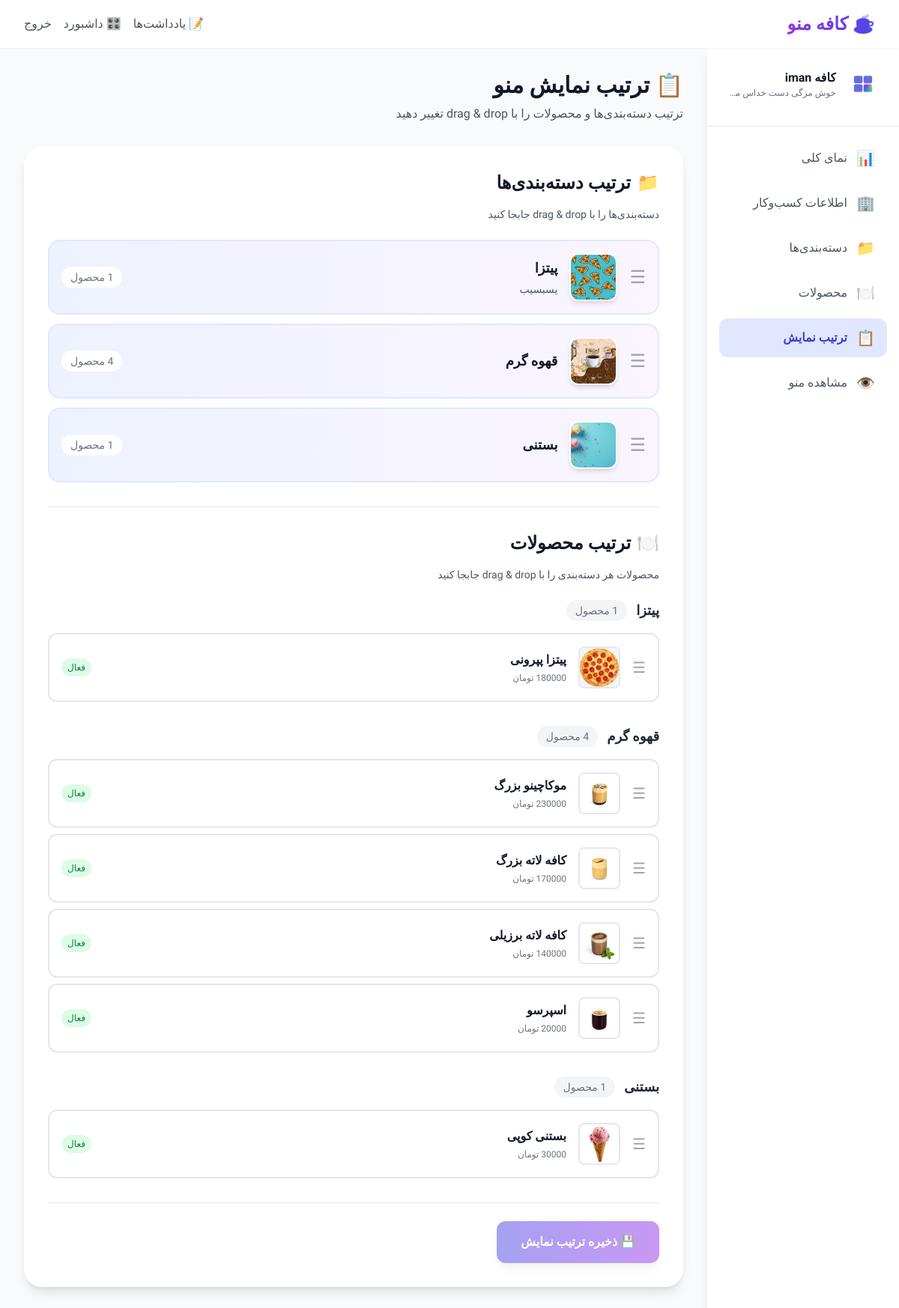
/dashboard/menu-order/ (signed in), run on the app's committed database.
### businesses/models.py (models this page shows, shortened)
class Business(models.Model):
    owner = models.ForeignKey(User, on_delete=models.CASCADE, related_name='businesses')
    name = models.CharField(max_length=255)
    slug = models.SlugField(max_length=255, unique=True, help_text="آدرس یکتای منو")
    tagline = models.CharField(max_length=255, blank=True)
    description = models.TextField(blank=True)
    address = models.TextField(blank=True)
    city = models.CharField(max_length=100, blank=True)
    location_link = models.URLField(blank=True, help_text="لینک نقشه (Google Maps یا Neshan)")
    contact_email = models.EmailField(blank=True)
    primary_phone = models.CharField(max_length=50, blank=True)
    secondary_phone = models.CharField(max_length=50, blank=True)
    whatsapp = models.CharField(max_length=50, blank=True)
    telegram = models.CharField(max_length=100, blank=True)
    instagram = models.CharField(max_length=100, blank=True)
    website = models.URLField(blank=True)
    logo = models.ImageField(upload_to='businesses/logos/', blank=True, null=True)
    cover_image = models.ImageField(upload_to='businesses/covers/', blank=True, null=True)
    theme_primary = models.CharField(max_length=7, default="#4CAF50", help_text="کد رنگ اصلی #RRGGBB")
    theme_secondary = models.CharField(max_length=7, default="#263238", help_text="کد رنگ ثانویه #RRGGBB")
    show_hours = models.BooleanField(default=True, verbose_name="نمایش ساعات کاری", help_text="آیا ساعات کاری در منو نمایش داده شود؟")
    created_at = models.DateTimeField(auto_now_add=True)
    updated_at = models.DateTimeField(auto_now=True)
    class Meta:
        ordering = ['name']
        verbose_name = "کسب‌وکار"
        verbose_name_plural = "کسب‌وکارها"

### menus/models.py (models this page shows, shortened)
class MenuCategory(models.Model):
    business = models.ForeignKey(Business, on_delete=models.CASCADE, related_name='categories')
    title = models.CharField(max_length=150)
    slug = models.SlugField(max_length=160)
    description = models.TextField(blank=True)
    cover_image = models.ImageField(upload_to='menus/categories/', blank=True, null=True)
    order = models.PositiveIntegerField(default=0)
    is_active = models.BooleanField(default=True)
    class Meta:
        unique_together = ('business', 'slug')
        ordering = ['order', 'title']
        verbose_name = "دسته‌بندی"
        verbose_name_plural = "دسته‌بندی‌ها"

class MenuItem(models.Model):
    DAYS_OF_WEEK = [
        ('sat', 'شنبه'),
        ('sun', 'یکشنبه'),
        ('mon', 'دوشنبه'),
        ('tue', 'سه‌شنبه'),
        ('wed', 'چهارشنبه'),
        ('thu', 'پنجشنبه'),
        ('fri', 'جمعه'),
    ]
    category = models.ForeignKey(MenuCategory, on_delete=models.CASCADE, related_name='items')
    name = models.CharField(max_length=200)
    slug = models.SlugField(max_length=220, blank=True)
    description = models.TextField(blank=True)
    price = models.PositiveIntegerField(help_text="قیمت به تومان")
    discount_percent = models.PositiveIntegerField(blank=True, null=True, help_text="تخفیف درصدی")
    special_price = models.PositiveIntegerField(blank=True, null=True, help_text="قیمت بعد از تخفیف (در صورت ثابت)")
    badge = models.CharField(max_length=50, blank=True, help_text="مانند جدید، ویژه")
    tags = models.CharField(max_length=200, blank=True, help_text="با کاما جدا کنید")
    ingredients = models.TextField(blank=True)
    calories = models.PositiveIntegerField(blank=True, null=True)
    primary_image = models.ImageField(upload_to='menus/items/', blank=True, null=True)
    is_active = models.BooleanField(default=True)
    is_featured = models.BooleanField(default=False)
    is_full_time = models.BooleanField(default=True)
    available_days = models.CharField(max_length=120, blank=True, help_text="لیست روزها مثلا sat,sun")
    available_from = models.TimeField(blank=True, null=True)
    available_to = models.TimeField(blank=True, null=True)
    display_start = models.DateField(blank=True, null=True)
    display_end = models.DateField(blank=True, null=True)
    sort_order = models.PositiveIntegerField(default=100)
    created_at = models.DateTimeField(auto_now_add=True)
    updated_at = models.DateTimeField(auto_now=True)
    class Meta:
        ordering = ['sort_order', 'name']
        verbose_name = "آیتم منو"
        verbose_name_plural = "آیتم‌های منو"

### businesses/views.py (the view)
# urls.py: path("menu-order/", MenuOrderView.as_view(), name="menu_order"),
class MenuOrderView(OwnerBusinessMixin, TemplateView):
    template_name = "dashboard/menu_order.html"
    def get_context_data(self, **kwargs):
        context = super().get_context_data(**kwargs)
        categories = self.business.categories.all().order_by('order', 'id')
        categories_data = []
        for category in categories:
            items = category.items.all().order_by('sort_order', 'id')
            categories_data.append({
                'category': category,
                'items': items,
            })
        context.update({
            'business': self.business,
            'categories_data': categories_data,
        })
        return context

### businesses/views.py (called while the page is built)
    def dispatch(self, request, *args, **kwargs):
        if not request.user.is_authenticated:
            return self.handle_no_permission()
        self.business = self.get_business()
        return super().dispatch(request, *args, **kwargs)

    def get_business(self):
        user = self.request.user
        defaults = {"name": f"کافه {user.get_full_name() or user.username}"}
        business, created = Business.objects.get_or_create(owner=user, defaults=defaults)
        if created:
            self._ensure_hours(business)
        return business

### menus/urls.py (called while the page is built)
    def to_url(self, value):
        return value

### templates/dashboard/menu_order.html (shortened to what this page needs)
{% extends 'dashboard/base_dashboard.html' %}
{% load static %}
{% block extra_head %}
{{ block.super }}
{% endblock %}
{% block dashboard_content %}
<div class="max-w-6xl">
    <div class="mb-8">
        <h1 class="text-3xl font-bold text-gray-900 mb-2">📋 ترتیب نمایش منو</h1>
        <p class="text-gray-600">ترتیب دسته‌بندی‌ها و محصولات را با drag & drop تغییر دهید</p>
    </div>
    <div class="bg-white rounded-3xl shadow-lg p-6 md:p-8 space-y-8">
        <div>
            <h2 class="text-2xl font-bold text-gray-900 mb-4 flex items-center gap-2">
                <span>📁</span>
                <span>ترتیب دسته‌بندی‌ها</span>
            </h2>
            <p class="text-gray-600 mb-6 text-sm">دسته‌بندی‌ها را با drag & drop جابجا کنید</p>
            <div id="categories-list" class="space-y-3">
                {% for category_data in categories_data %}
                <div class="category-item bg-gradient-to-r from-indigo-50 to-purple-50 rounded-2xl p-4 border-2 border-indigo-100 cursor-move hover:shadow-lg transition-all" data-category-id="{{ category_data.category.id }}">
                    <div class="flex items-center gap-4">
                        <div class="drag-handle text-2xl text-gray-400 hover:text-indigo-600 transition-colors">
                            ☰
                        </div>
                        {% if category_data.category.cover_image %}
                        <img src="{{ category_data.category.cover_image.url }}" alt="{{ category_data.category.title }}"
                             class="w-16 h-16 rounded-xl object-cover border-2 border-white shadow-md">
                        {% else %}
                        <div class="w-16 h-16 rounded-xl bg-gradient-to-br from-indigo-200 to-purple-200 flex items-center justify-center">
                            <span class="text-2xl">📁</span>
                        </div>
                        {% endif %}
                        <div class="flex-1">
                            <h3 class="font-bold text-gray-900 text-lg">{{ category_data.category.title }}</h3>
                            {% if category_data.category.description %}
                            <p class="text-sm text-gray-600 mt-1">{{ category_data.category.description|truncatewords:10 }}</p>
                            {% endif %}
                        </div>
                        <div class="text-sm text-gray-500 bg-white px-3 py-1 rounded-full">
                            {{ category_data.items|length }} محصول
                        </div>
                    </div>
                </div>
                {% endfor %}
            </div>
        </div>
        <div class="border-t border-gray-200 pt-8">
            <h2 class="text-2xl font-bold text-gray-900 mb-4 flex items-center gap-2">
                <span>🍽️</span>
                <span>ترتیب محصولات</span>
            </h2>
            <p class="text-gray-600 mb-6 text-sm">محصولات هر دسته‌بندی را با drag & drop جابجا کنید</p>
            <div class="space-y-8">
                {% for category_data in categories_data %}
                <div class="category-items-section" data-category-id="{{ category_data.category.id }}">
                    <div class="mb-4 flex items-center gap-3">
                        <h3 class="text-lg font-bold text-gray-800">{{ category_data.category.title }}</h3>
                        <span class="text-sm text-gray-500 bg-gray-100 px-3 py-1 rounded-full">
                            {{ category_data.items|length }} محصول
                        </span>
                    </div>
                    <div class="items-list-{{ category_data.category.id }} space-y-2">
                        {% for item in category_data.items %}
                        <div class="item-item bg-white rounded-xl p-4 border-2 border-gray-200 hover:border-indigo-300 cursor-move hover:shadow-md transition-all" data-item-id="{{ item.id }}">
                            <div class="flex items-center gap-4">
                                <div class="drag-handle text-xl text-gray-400 hover:text-indigo-600 transition-colors">
                                    ☰
                                </div>
                                {% if item.primary_image %}
                                <img src="{{ item.primary_image.url }}" alt="{{ item.name }}"
                                     class="w-14 h-14 rounded-lg object-cover border-2 border-gray-200">
                                {% else %}
                                <div class="w-14 h-14 rounded-lg bg-gray-100 flex items-center justify-center">
                                    <span class="text-xl">🍽️</span>
                                </div>
                                {% endif %}
                                <div class="flex-1">
                                    <h4 class="font-semibold text-gray-900">{{ item.name }}</h4>
                                    <p class="text-xs text-gray-500 mt-1">{{ item.price|floatformat:0 }} تومان</p>
                                </div>
                                {% if item.is_active %}
                                <span class="text-xs bg-green-100 text-green-700 px-2 py-1 rounded-full">فعال</span>
                                {% else %}
                                <span class="text-xs bg-gray-100 text-gray-600 px-2 py-1 rounded-full">غیرفعال</span>
                                {% endif %}
                            </div>
                        </div>
                        {% empty %}
                        <div class="text-center py-8 bg-gray-50 rounded-xl">
                            <p class="text-gray-500 text-sm">محصولی در این دسته‌بندی وجود ندارد</p>
                        </div>
                        {% endfor %}
                    </div>
                </div>
                {% endfor %}
            </div>
        </div>
        <div class="pt-6 border-t border-gray-200">
            <button id="save-order-btn" class="w-full md:w-auto px-8 py-4 bg-gradient-to-r from-indigo-600 to-purple-600 text-white rounded-xl hover:from-indigo-700 hover:to-purple-700 transition-all font-bold shadow-lg hover:shadow-xl">
                💾 ذخیره ترتیب نمایش
            </button>
        </div>
    </div>
</div>
{% endblock %}

### templates/dashboard/base_dashboard.html (shortened to what this page needs)
{% extends 'base.html' %}
{% load static %}
{% block extra_head %}
<link rel="stylesheet" href="https://unpkg.com/persian-datepicker@1.2.0/dist/css/persian-datepicker.min.css">
{% endblock %}
{% block content %}
<div class="min-h-screen bg-gray-50">
    <aside id="dashboard-sidebar" class="fixed right-0 top-16 bottom-0 w-64 bg-white shadow-lg z-40 overflow-y-auto transform transition-transform duration-300 md:translate-x-0 translate-x-full">
        <div class="p-6 border-b border-gray-200">
            <div class="flex items-center gap-3 mb-2">
                {% if business.logo %}
                <img src="{{ business.logo.url }}" alt="{{ business.name }}" class="w-12 h-12 rounded-xl object-cover">
                {% else %}
                <div class="w-12 h-12 rounded-xl bg-gradient-to-br from-indigo-400 to-purple-500 flex items-center justify-center text-white font-bold text-xl">
                    {{ business.name|first|default:"ک" }}
                </div>
                {% endif %}
                <div class="flex-1 min-w-0">
                    <h3 class="font-bold text-gray-900 truncate">{{ business.name|default:"کسب‌وکار من" }}</h3>
                    {% if business.tagline %}
                    <p class="text-xs text-gray-500 truncate">{{ business.tagline }}</p>
                    {% endif %}
                </div>
            </div>
        </div>
        <nav class="p-4 space-y-2">
            {% with request.resolver_match.url_name as current_url %}
            <a href="{% url 'dashboard:home' %}"
               class="flex items-center gap-3 px-4 py-3 rounded-xl transition-all {% if current_url == 'home' %}bg-indigo-100 text-indigo-700 font-semibold{% else %}text-gray-600 hover:bg-gray-100{% endif %}">
                <span class="text-xl">📊</span>
                <span>نمای کلی</span>
            </a>
            <a href="{% url 'dashboard:business_edit' %}"
               class="flex items-center gap-3 px-4 py-3 rounded-xl transition-all {% if current_url == 'business_edit' %}bg-indigo-100 text-indigo-700 font-semibold{% else %}text-gray-600 hover:bg-gray-100{% endif %}">
                <span class="text-xl">🏢</span>
                <span>اطلاعات کسب‌وکار</span>
            </a>
            <a href="{% url 'dashboard:category_list' %}"
               class="flex items-center gap-3 px-4 py-3 rounded-xl transition-all {% if current_url|slice:':9' == 'category_' %}bg-indigo-100 text-indigo-700 font-semibold{% else %}text-gray-600 hover:bg-gray-100{% endif %}">
                <span class="text-xl">📁</span>
                <span>دسته‌بندی‌ها</span>
            </a>
            <a href="{% url 'dashboard:item_list' %}"
               class="flex items-center gap-3 px-4 py-3 rounded-xl transition-all {% if current_url|slice:':5' == 'item_' %}bg-indigo-100 text-indigo-700 font-semibold{% else %}text-gray-600 hover:bg-gray-100{% endif %}">
                <span class="text-xl">🍽️</span>
                <span>محصولات</span>
            </a>
            <a href="{% url 'dashboard:menu_order' %}"
               class="flex items-center gap-3 px-4 py-3 rounded-xl transition-all {% if current_url == 'menu_order' %}bg-indigo-100 text-indigo-700 font-semibold{% else %}text-gray-600 hover:bg-gray-100{% endif %}">
                <span class="text-xl">📋</span>
                <span>ترتیب نمایش</span>
            </a>
            <a href="{% url 'menu:business_detail' business.slug %}" target="_blank"
               class="flex items-center gap-3 px-4 py-3 rounded-xl text-gray-600 hover:bg-gray-100 transition-all">
                <span class="text-xl">👁️</span>
                <span>مشاهده منو</span>
            </a>
            {% endwith %}
        </nav>
    </aside>
    <main class="md:mr-64 p-4 md:p-8 pt-20 md:pt-8">
        {% block dashboard_content %}{% endblock %}
    </main>
</div>
{% endblock %}

### static/css/custom.css (style rules this page uses)
html { scroll-behavior: smooth; }

### data on the page
Business: logo (picture), name "کافه iman"
MenuCategory: category.cover_image (picture), category "پیتزا", category.description "یسبسیب"
MenuCategory: category.cover_image (picture), category "قهوه گرم", items|length "4"
MenuCategory: category.cover_image (picture), category "بستنی"
MenuItem: primary_image (picture), name "پیتزا پپرونی", price "180000", is_active "فعال"
MenuItem: primary_image (picture), name "موکاچینو بزرگ", price "230000", is_active "فعال"
MenuItem: primary_image (picture), name "کافه لاته بزرگ", price "170000", is_active "فعال"
MenuItem: primary_image (picture), name "کافه لاته برزیلی", price "140000", is_active "فعال"
MenuItem: primary_image (picture), name "اسپرسو", is_active "فعال"
MenuItem: primary_image (picture), name "بستنی کوپی", is_active "فعال"
